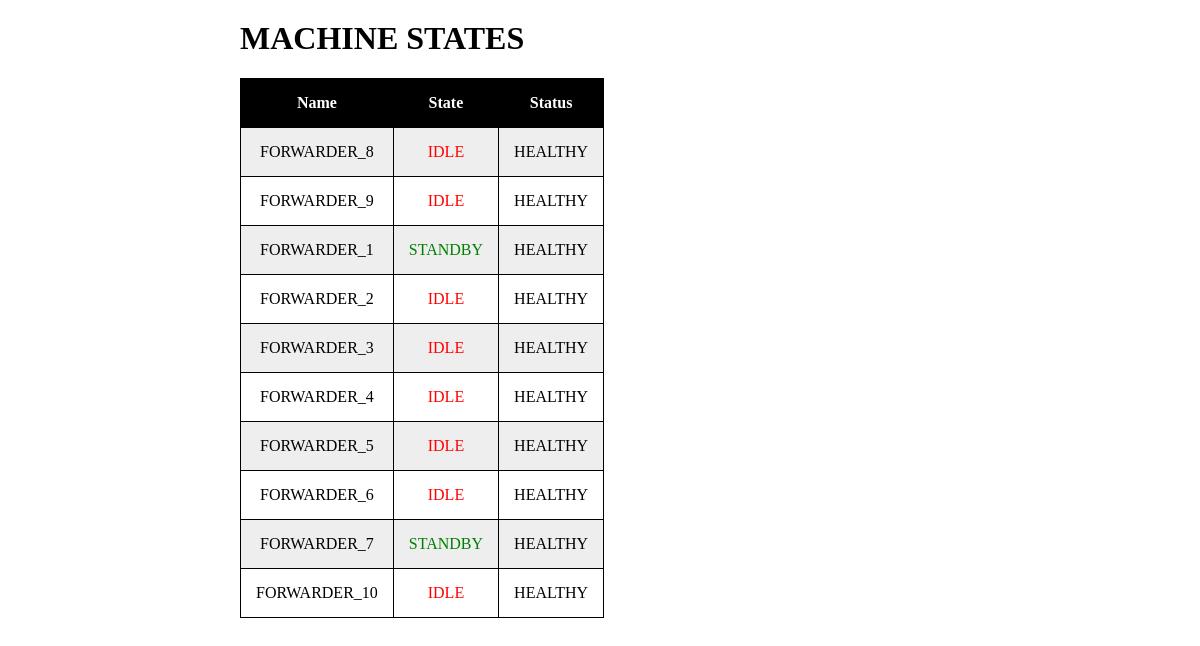
The app's page /machineStatus/ with its own data.
### machineStatus/models.py (models this page shows, shortened)
@python_2_unicode_compatible
class MachineStatus(models.Model):
    machine_name = models.CharField(max_length=20)
    machine_state = models.CharField(max_length=50)
    machine_status = models.CharField(max_length=50)

### machineStatus/views.py (the view)
def index(request):
    machine_list = MachineStatus.objects.values()
    context = {"machine_list": machine_list}
    return render(request, "machineStatus/index.html", context)

### machineStatus/templates/machineStatus/index.html (shortened to what this page needs)
<html>
    <head>
    </head>
    <body>
        <h1> MACHINE STATES </h1>
        <table id="machine">
            <tr>
                <th> Name </th>
                <th> State </th>
                <th> Status </th>
            </tr>
            {% if machine_list %}
            {% for machine in machine_list %}
            <tr>
                <td> {{ machine.machine_name }} </td>
                <td class="state"> {{ machine.machine_state }} </td>
                <td class="status"> {{ machine.machine_status }} </td>
            </tr>
            {% endfor %}
            {% else %}
            <p> No machines are available at this point. </p>
            {% endif %}
        </table>
    </body>
</html>

### machineStatus/templates/machineStatus/index.html (style rules this page uses)
body { margin-left: 20%; margin-top: 20px; }
table, th, td { border: 1px solid black; border-collapse: collapse; }
th { background-color: black; color: white; }
th, td { padding: 15px; text-align: center; }
tr:nth-child(even) { background-color: #eee; }
tr:nth-child(odd) { background-color: #fff; }

### records on screen
MachineStatus: machine_name "FORWARDER_8", machine_state "IDLE", machine_status "HEALTHY"
MachineStatus: machine_name "FORWARDER_9", machine_state "IDLE", machine_status "HEALTHY"
MachineStatus: machine_name "FORWARDER_1", machine_state "STANDBY", machine_status "HEALTHY"
MachineStatus: machine_name "FORWARDER_2", machine_state "IDLE", machine_status "HEALTHY"
MachineStatus: machine_name "FORWARDER_3", machine_state "IDLE", machine_status "HEALTHY"
MachineStatus: machine_name "FORWARDER_4", machine_state "IDLE", machine_status "HEALTHY"
MachineStatus: machine_name "FORWARDER_5", machine_state "IDLE", machine_status "HEALTHY"
MachineStatus: machine_name "FORWARDER_6", machine_state "IDLE", machine_status "HEALTHY"
MachineStatus: machine_name "FORWARDER_7", machine_state "STANDBY", machine_status "HEALTHY"
MachineStatus: machine_name "FORWARDER_10", machine_state "IDLE", machine_status "HEALTHY"
